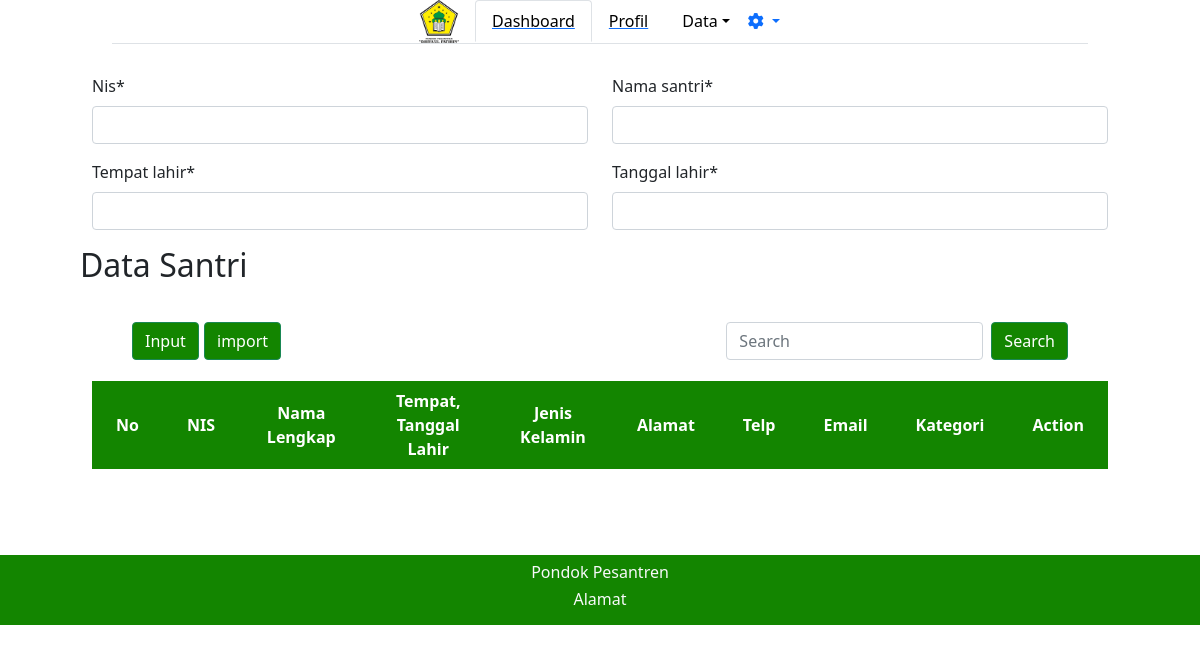
/adminpondok/datasantri/, run on an earlier commit of the app's database.
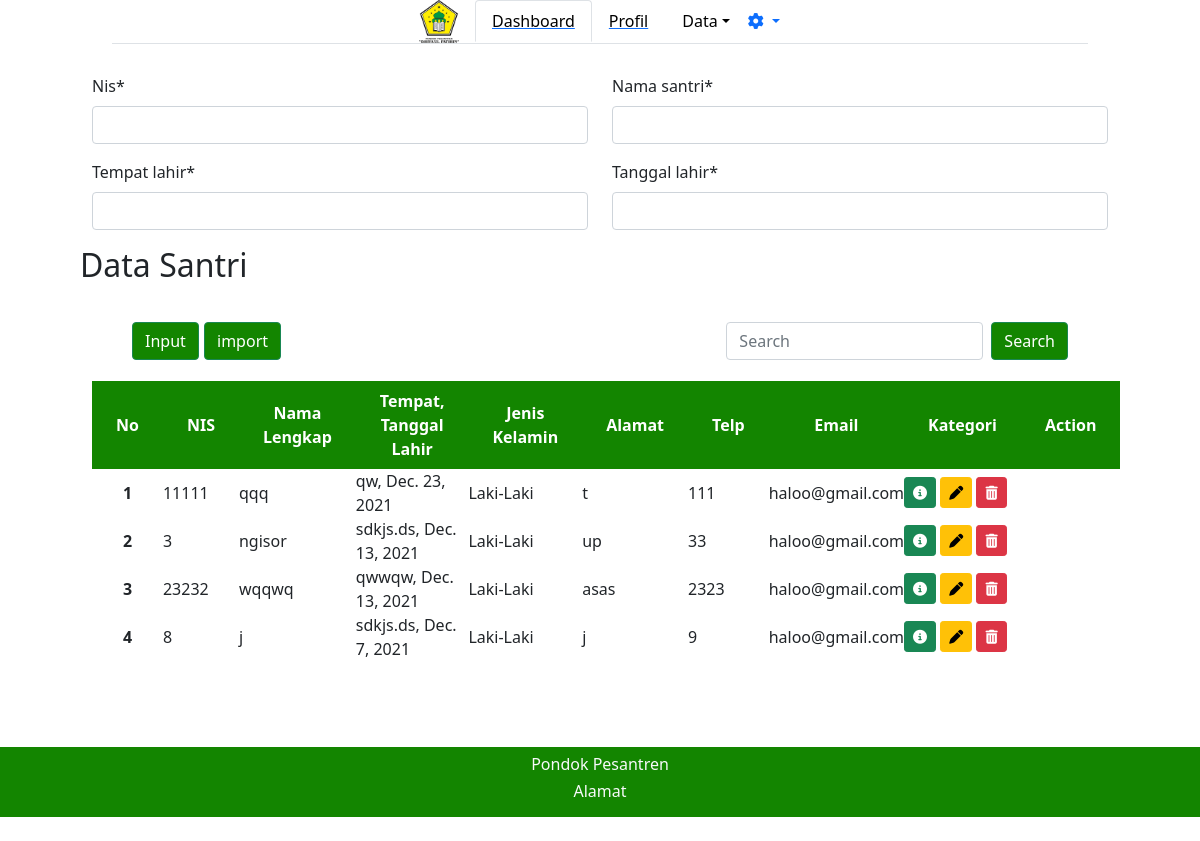
And on a later commit of the database.
### adminpondok/models.py (models this page shows, shortened)
class Santri(models.Model):
    kelamin = [
        ('Laki-Laki', 'Laki-Laki'),
        ('Perempuan', 'Perempuan'),
    ]
    kategori = [
        ('Quran', 'Al-Quran'),
        ('Matan', 'Matan'),
        ('Nadhom', 'Nadhom'),
    ]
    nis = models.IntegerField(null=False)
    nama_santri = models.CharField(max_length=30, null=False, blank=False)
    tempat_lahir = models.CharField(max_length=20, null=False, blank=False)
    tanggal_lahir = models.DateField()
    jk = models.CharField(max_length=9, choices=kelamin, default='', null=False, blank=False)
    almt = models.TextField(default='', null=False, blank=False)
    telp = models.IntegerField(default=0, null=False, blank=False)
    email = models.CharField(default='', max_length=20, null=False, blank=False)
    ktgri = models.CharField(default='', choices=kategori, max_length=8)

### adminpondok/views.py (the view)
# urls.py: path('datasantri/', views.datasantri),
def datasantri(req):
    add_data = forms.SantriForm()
    if req.POST:
        add_data = forms.SantriForm(req.POST)
        if add_data.is_valid():
            add_data.save()
        return redirect('/adminpondok/datasantri')
    santri = models.Santri.objects.all()
    return render(req, 'adminpondok/datasantri.html', {
        'data': santri,
        'form': add_data,
    })

### adminpondok/forms.py
class SantriForm(ModelForm):
    class Meta:
        model=models.Santri
        exclude=[]

### adminpondok/templates/adminpondok/datasantri.html (shortened to what the changed rows need)
{% extends "adminpondok/base.html" %}
{% block content %}
{% load crispy_forms_tags %}
<h2>Data Santri</h2>
<div class="m-4">
    <div class="min-h-screen bg-white py-2">
        <div class=" row d-flex">
            <table class=' bg-white divide-y divide-gray-300 justify-content-center' style="border: green;">
                <thead class="" style="background-color: #138500; color: #FFFFFF;">
                    <tr>
                        <th class="font-semibold text-sm uppercase px-4 py-2 text-center"> No </th>
                        <th class="font-semibold text-sm uppercase px-4 py-2 text-center"> NIS </th>
                        <th class="font-semibold text-sm uppercase px-4 py-2 text-center">Nama Lengkap</th>
                        <th class="font-semibold text-sm uppercase px-4 py-2 text-center">Tempat, Tanggal Lahir</th>
                        <th class="font-semibold text-sm uppercase px-4 py-2 text-center">Jenis Kelamin</th>
                        <th class="font-semibold text-sm uppercase px-4 py-2 text-center">Alamat</th>
                        <th class="font-semibold text-sm uppercase px-4 py-2 text-center">Telp</th>
                        <th class="font-semibold text-sm uppercase px-4 py-2 text-center">Email</th>
                        <th class="font-semibold text-sm uppercase px-4 py-2 text-center">Kategori</th>
                        <th class="font-semibold text-sm uppercase px-4 py-2 text-center">Action</th>
                    </tr>
                </thead>
                {% for d in data %}
                <tbody class="divide-y divide-gray-200">
                    <tr>
                        <th scope="row" class="text-center">{{ forloop.counter }}</th>
                        <td>{{d.nis}}</td>
                        <td>{{d.nama_santri}}</td>
                        <td>{{d.tempat_lahir}}, {{d.tanggal_lahir}}</td>
                        <td>{{d.jk}}</td>
                        <td>{{d.almt}}</td>
                        <td>{{d.telp}}</td>
                        <td>{{d.email}}</td>
                        <td>
                            <a class="btn btn-sm btn-success" href="/{{d.id}}/detail"><i class="fas fa-info-circle"></i></a>
                            <a class="btn btn-sm btn-warning" href="/adminpondok/datasantri/{{d.id}}/update"><i class="fas fa-pen"></i></a>
                            <a class="btn btn-sm btn-danger" href="{{d.id}}/delete"><i class="fas fa-trash-alt"></i></a>
                        </td>
                {% endfor %}
                    </tr>
                </tbody>
            </table>
        </div>
    </div>
</div>
{% endblock %}

What changed in the data, as far as the page shows it:
added Santri: nis "11111", nama_santri "qqq", tempat_lahir "qw", tanggal_lahir "Dec. 23, 2021", jk "Laki-Laki", almt "t", telp "111", email "haloo@gmail.com"
added Santri: nis "3", nama_santri "ngisor", tempat_lahir "sdkjs.ds", tanggal_lahir "Dec. 13, 2021", jk "Laki-Laki", almt "up", telp "33", email "haloo@gmail.com"
added Santri: nis "23232", nama_santri "wqqwq", tempat_lahir "qwwqw", tanggal_lahir "Dec. 13, 2021", jk "Laki-Laki", almt "asas", telp "2323", email "haloo@gmail.com"
added Santri: nis "8", nama_santri "j", tempat_lahir "sdkjs.ds", tanggal_lahir "Dec. 7, 2021", jk "Laki-Laki", almt "j", telp "9", email "haloo@gmail.com"
